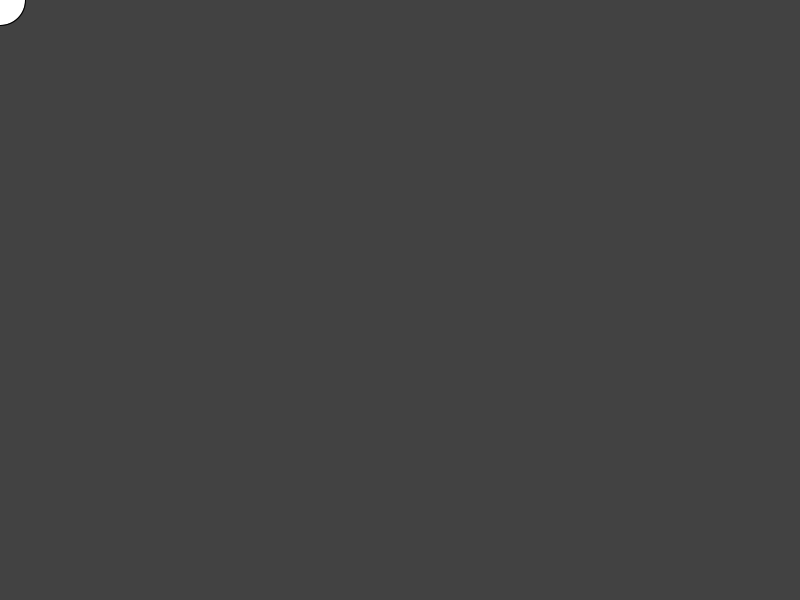
Frame 1 (no input)
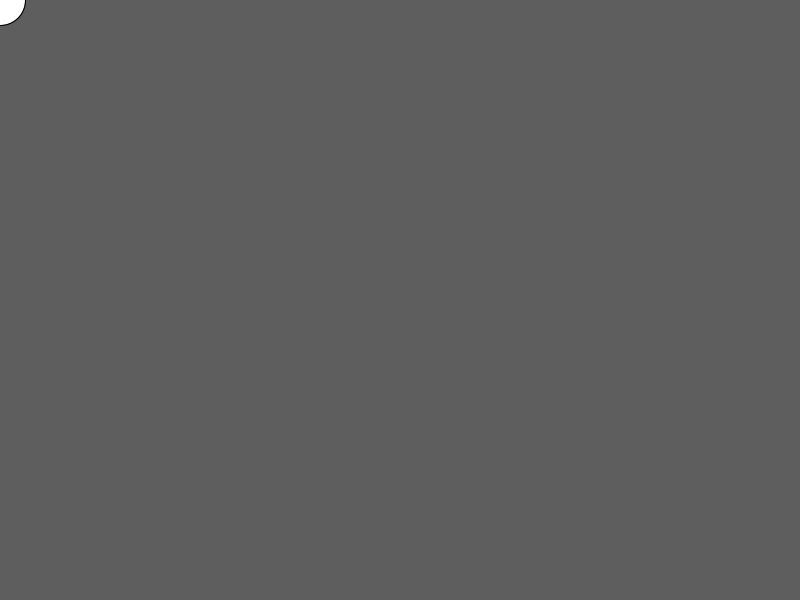
Frame 60 (the mouse pressed at the canvas centre just before this capture)
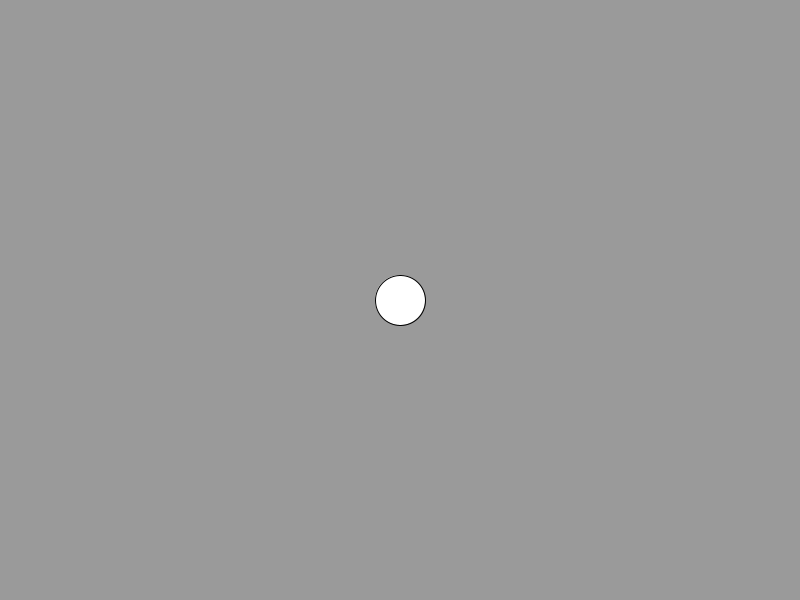
Frame 120 (the mouse held since frame 60 and released just before this capture)

The Processing sketch that drew these frames (run headless with seeded random() and noise(); from frame 60 on, the mouse is pressed at the canvas centre):

// Processing sketch: sketch2_260420a_pde
// ── sketch2_260420a_pde.pde
void setup(){
  size(800,600);
  background(random(255));
}

void draw(){
  background(random(255));
  ellipse(mouseX,mouseY,50,50);
}
  
